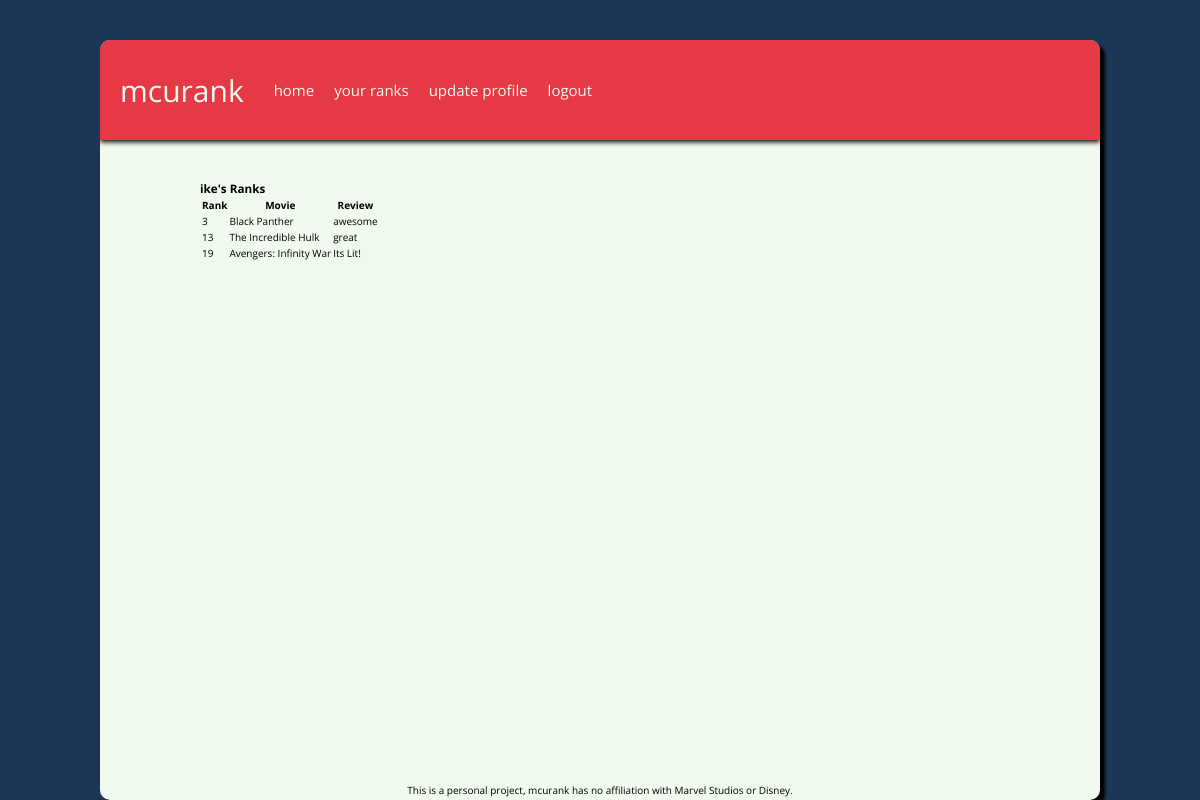
Page /user/ike (signed in) on the committed database.
### rank/models.py (models this page shows, shortened)
class Rank(models.Model):
    user = models.ForeignKey(User, on_delete=models.CASCADE)
    movie = models.ForeignKey(
        Movie, on_delete=models.CASCADE)
    number = models.IntegerField(
        choices=movie_list_and_placeholder, blank=True, null=True)
    review = models.TextField()
    slug = models.SlugField(unique=True)
    created_at = models.DateTimeField(auto_now_add=True)
    updated_at = models.DateTimeField(auto_now=True)
    class Meta:
        constraints = [
            models.UniqueConstraint(
                fields=['user', 'movie'], name='user_unique_movie')
        ]
        ordering = ['number']

### movie/models.py (models this page shows, shortened)
class Movie(models.Model):
    image = models.ImageField(
        default='default-movie.png', upload_to='movie_posters')
    title = models.CharField(max_length=60, unique=True)
    overview = models.TextField()
    phase = models.IntegerField()
    release_date = models.DateField()
    slug = models.SlugField(unique=True)
    active = models.BooleanField(default=False)
    created_at = models.DateTimeField(auto_now_add=True)
    updated_at = models.DateTimeField(auto_now=True)
    class Meta:
        ordering = ['release_date', 'phase']

### users/views.py (the view)
# urls.py: path('user/<str:username>', UserDetailView.as_view(), name="user-detail")
class UserDetailView(LoginRequiredMixin, DetailView):
    model = User
    template_name = 'users/user_detail.html'
    def get_object(self):
        return get_object_or_404(User, username=self.kwargs['username'])
    def get_context_data(self, **kwargs):
        context = super().get_context_data(**kwargs)
        context['user_ranks'] = Rank.objects.filter(
            user__username=self.kwargs['username']).order_by(F('number').asc(nulls_last=True))
        return context

### users/templates/users/user_detail.html (shortened to what this page needs)
{% extends "mcurank/base.html" %}
{% load crispy_forms_tags %}
{% block content %}
<h3>{{ user.username }}'s Ranks</h3>
<table class="table table-sm table-light table-hover">
    <thead class="thead-dark">
        <tr>
            <th>Rank</th>
            <th>Movie</th>
            <th>Review</th>
        </tr>
    </thead>
    <tbody>
        {% for rank in user_ranks %}
        <tr>
            <td>{% if rank.number == None%}No
                Rank{% else %}{{ rank.number }}{% endif %}</td>
            <td><a style="color: black" href="{% url 'movie-detail' rank.movie.slug %}">{{ rank.movie.title }}</a>
            </td>
            <td style="max-width: 500px;">{{ rank.review }}</td>
        </tr>
        {% endfor %}
    </tbody>
</table>
{% endblock content %}

### static/mcurank/sass/main.css (style rules this page uses)
* { margin: 0; padding: 0; }
*, *::before, *::after { -webkit-box-sizing: inherit; box-sizing: inherit; }
html { -webkit-box-sizing: border-box; box-sizing: border-box; font-size: 62.5%; height: 100%; }
body { background: #1d3557; font-family: 'Open Sans', sans-serif; }
a:link, a:visited { cursor: pointer; text-decoration: none; }

### rows in the picture
Rank: number "3", movie "Black Panther", review "awesome"
Rank: number "13", movie "The Incredible Hulk", review "great"
Rank: number "19", movie "Avengers: Infinity War", review "Its Lit!"

### other values in the picture
{{ user.username }} "ike"
